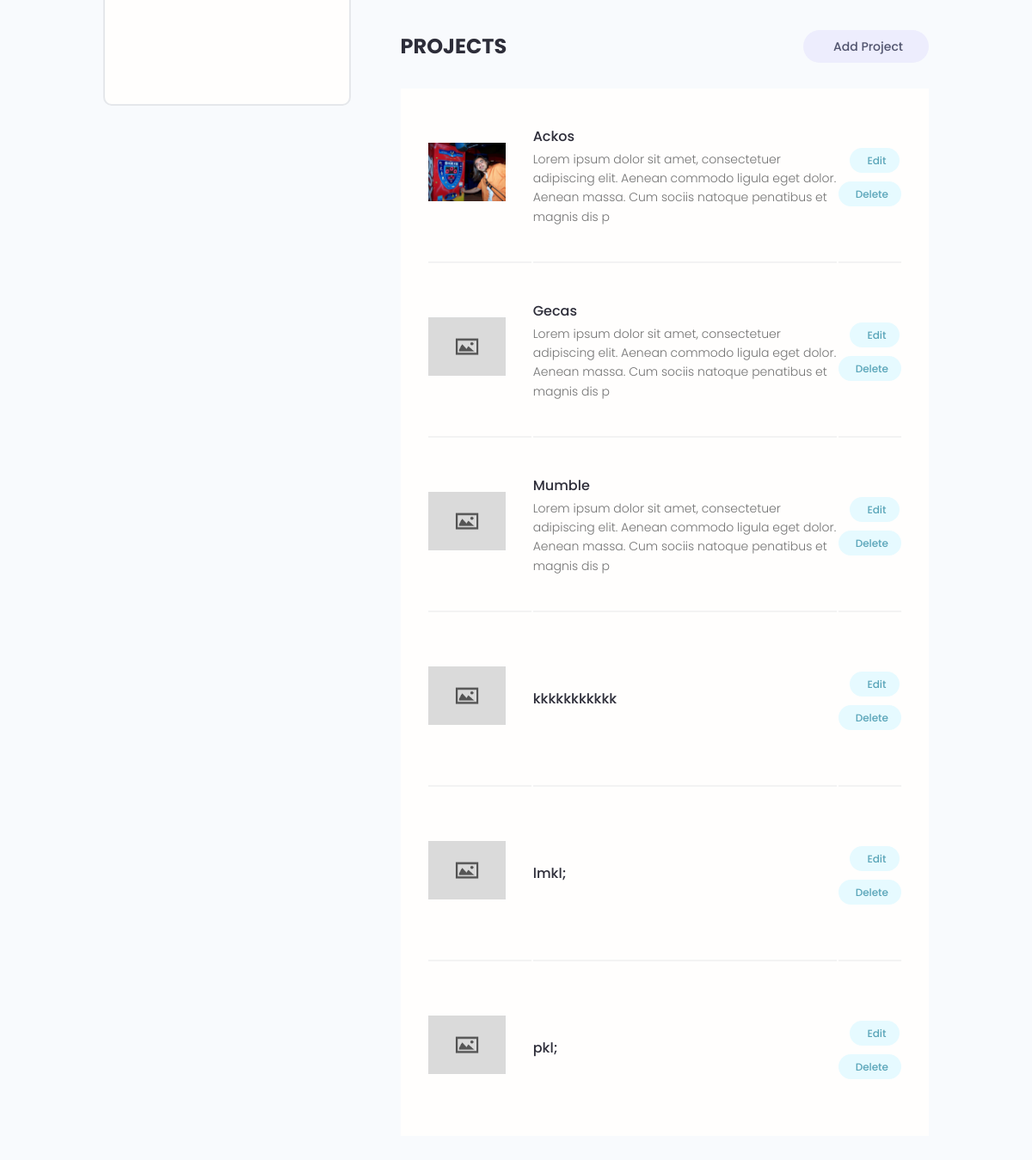
Page /account/ (signed in, lower part) on the earlier database version.
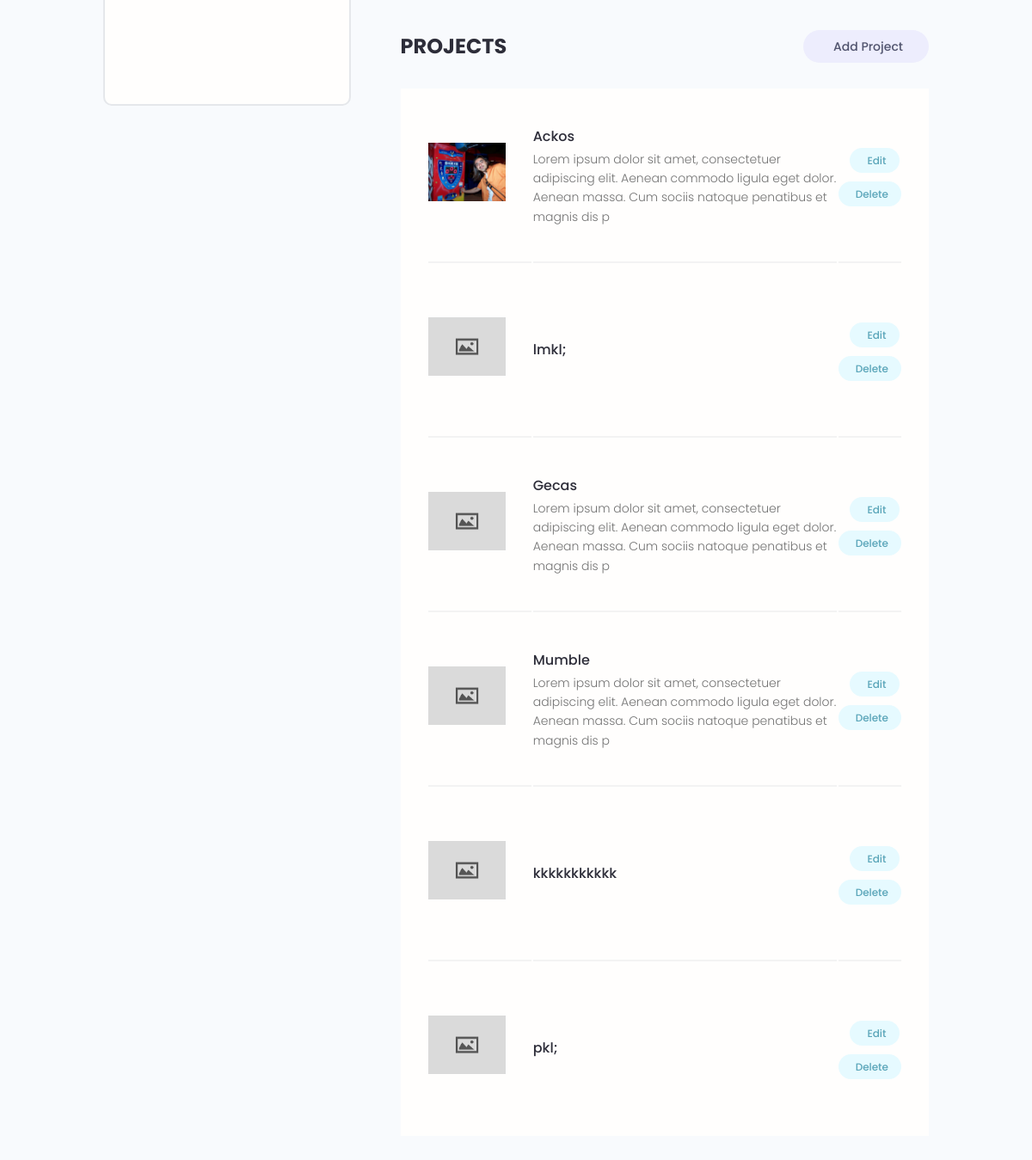
Same page on the later database version.
### projects/models.py (models this page shows, shortened)
class Project(models.Model):
    owner = models.ForeignKey(Profile, null=True, blank=True, on_delete=models.SET_NULL)
    title = models.CharField(max_length=200)
    description = models.TextField(null=True, blank=True)
    featured_image = models.ImageField(null=True, blank=True, default="default.png")
    demo_link = models.CharField(max_length=2000, null=True, blank=True)
    source_link = models.CharField(max_length=2000, null=True, blank=True)
    tags = models.ManyToManyField('Tag', blank=True) #if the Tag class is above the Project then quotes are not needed
    vote_total = models.IntegerField(default=0, null=True, blank=True)
    vote_ratio = models.IntegerField(default=0, null=True, blank=True)
    created = models.DateTimeField(auto_now_add=True)
    id = models.UUIDField(default=uuid.uuid4, unique=True, primary_key=True, editable=False)
    class Meta:
      ordering = ['-vote_ratio', '-vote_total', 'title'] #first checks the ratio than the totalvotes

### users/views.py (the view)
# urls.py: path('account/', views.userAccount, name="account"),
@login_required(login_url='login')
def userAccount(request):
    profile = request.user.profile
    skills = profile.skill_set.all()
    projects = profile.project_set.all();
    context = {'profile':profile, 'skills':skills, 'projects':projects}
    return render(request, 'users/account.html', context)

### users/templates/users/account.html (shortened to what this page needs)
{% extends 'main.html' %}
{% block content %}
<main class="settingsPage profile my-md">
  <div class="container">
    <div class="layout">
      <div class="column column--1of3">
        <div class="card text-center">
          <div class="card__body dev">
            <ul class="dev__social">
            </ul>
          </div>
        </div>
      </div>
      <div class="column column--2of3">
        <div class="settings">
          <h3 class="settings__title">Projects</h3>
          <a class="tag tag--pill tag--sub settings__btn tag--lg" href="{% url 'create-project' %}"> Add Project</a>
        </div>
        <table class="settings__table">
          {% for project in projects %}
          <tr>
            <td class="settings__thumbnail">
              <a href="{% url 'project' project.id %}"><img src="{{project.featured_image.url}}" alt="Project Thumbnail" /></a>
            </td>
            <td class="settings__tableInfo">
              <a href="{% url 'project' project.id %}">{{project.title}}</a>
              <p>{{project.description|slice:"150"}}</p>
            </td>
            <td class="settings__tableActions">
              <a class="tag tag--pill tag--main settings__btn" href="{% url 'update-project' project.id %}"> Edit</a>
              <a class="tag tag--pill tag--main settings__btn"
                href="{% url 'delete-project'  project.id %}?next=/account">
                Delete</a>
            </td>
          </tr>
          {% endfor %}
        </table>
      </div>
    </div>
  </div>
</main>
{% endblock %}

Differences in the rows shown:
changed Project "lmkl;": moves up the list
